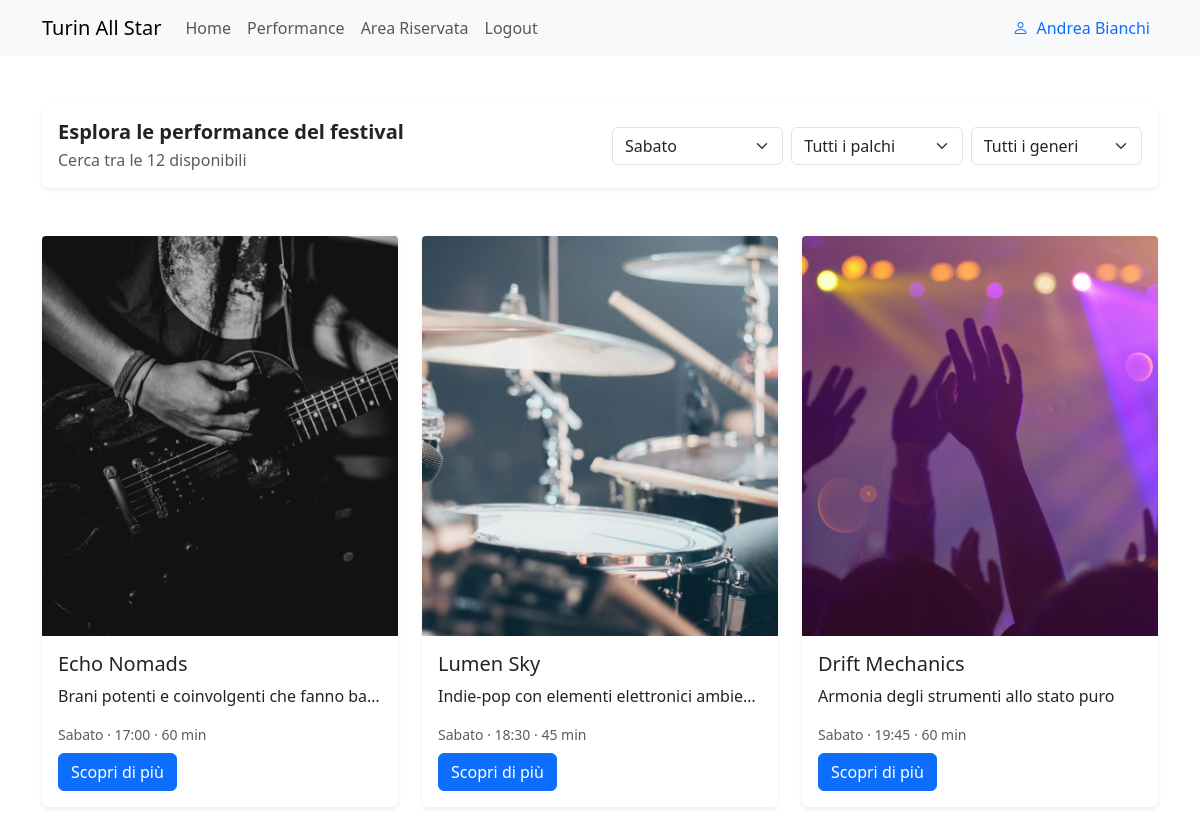
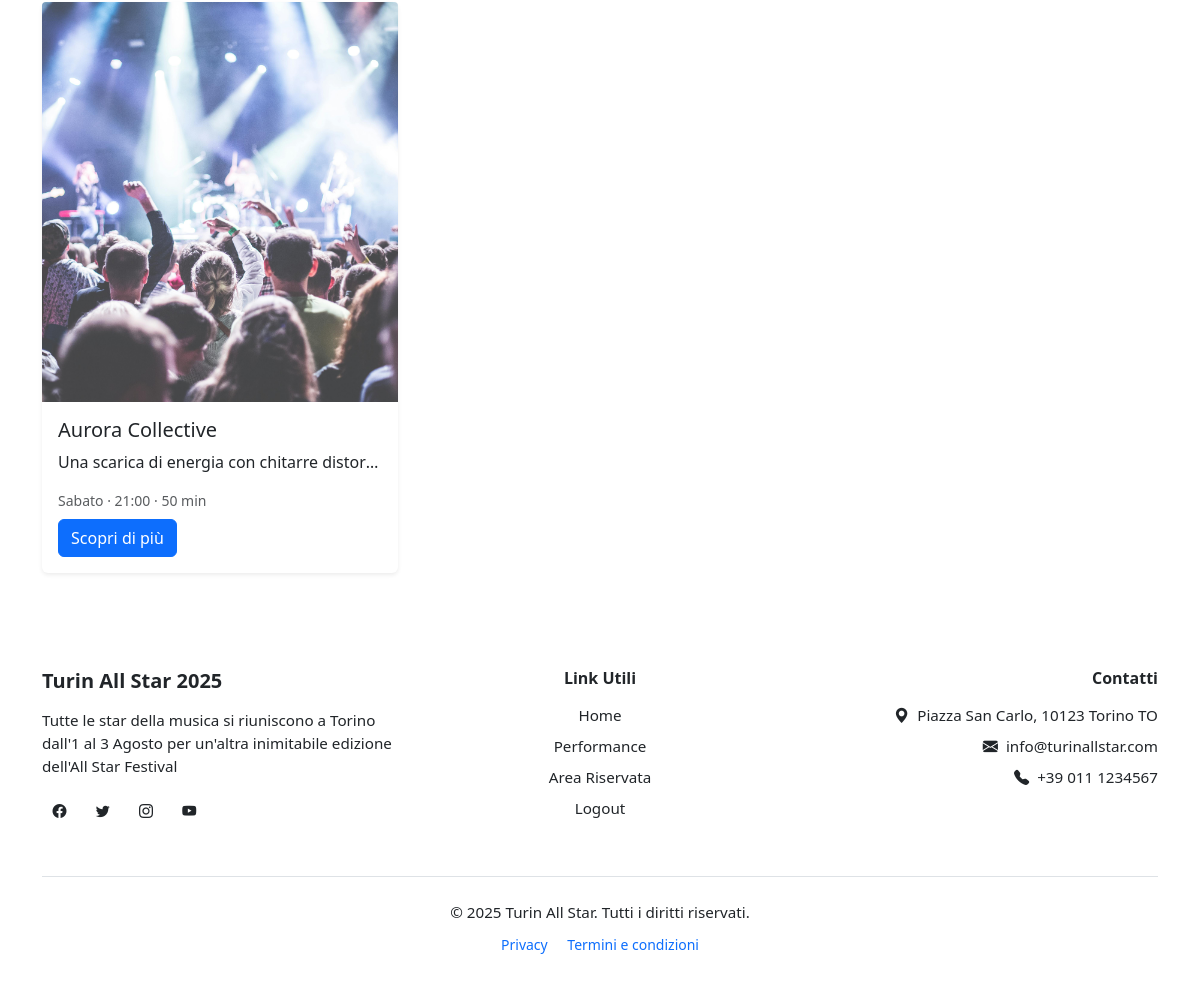
Screenshot of /performances?giorno=Sabato (signed in) with the database file from the repository (2 pictures, top to bottom).
### tables this page shows
CREATE TABLE utenti(
    id INTEGER PRIMARY KEY AUTOINCREMENT,
    nome TEXT NOT NULL,
    cognome TEXT NOT NULL,
    email TEXT UNIQUE NOT NULL,
    password TEXT NOT NULL,
    ruolo TEXT CHECK(ruolo IN('organizzatore','partecipante')) NOT NULL,
    data_registrazione TIMESTAMP DEFAULT CURRENT_TIMESTAMP
);

CREATE TABLE performances(
    id INTEGER PRIMARY KEY AUTOINCREMENT,
    nome_artista TEXT UNIQUE NOT NULL,
    giorno TEXT CHECK(giorno IN('Venerdi','Sabato','Domenica')) NOT NULL,
    orario TEXT NOT NULL,
    durata INTEGER NOT NULL,
    descrizione TEXT NOT NULL,
    palco TEXT CHECK(palco IN('Palco A','Palco B','Palco C')) NOT NULL,
    genere TEXT NOT NULL,
    immagine TEXT NOT NULL,
    pubblicato INTEGER DEFAULT 0,
    id_organizzatore INTEGER NOT NULL,
    data_inserimento TIMESTAMP DEFAULT CURRENT_TIMESTAMP,
    FOREIGN KEY (id_organizzatore) REFERENCES utenti(id)
);

### src/routes/public_routes.py (the view)
@public_bp.route("/performances")
def performances():
    n = performances_dao.get_numero_performance_pubblicate()
    giorno = request.args.get('giorno')
    palco = request.args.get('palco')
    genere = request.args.get('genere')
    filtri_presenti = False
    if giorno in ('Venerdi', 'Sabato', 'Domenica'):
        filtri_presenti = True
    if palco in ('Palco A', 'Palco B', 'Palco C'):
        filtri_presenti = True
    if genere in ('Rock', 'Pop', 'Jazz', 'Electronic', 'Hip-Hop', 'Classica'):
        filtri_presenti = True
    if filtri_presenti:
        performances = performances_dao.get_performances_filtrate(giorno, palco, genere)
    else:
        performances = performances_dao.get_performances_ordinate()
    return render_template("public/performances.html", performances=performances, numero_performance=n)

### src/dao/performances_dao.py (called while the page is built)
def get_db_connection():
    conn = sqlite3.connect(DB_PATH)
    conn.row_factory = sqlite3.Row
    return conn

def get_numero_performance_pubblicate():
    try:
        sql = "SELECT COUNT(*) FROM performances WHERE pubblicato = 1"
        with get_db_connection() as conn:
            cursor = conn.cursor()
            cursor.execute(sql)
            n = cursor.fetchone()[0]
            cursor.close()
        return n
    except sqlite3.Error as e:
        logging.error(f"get_numero_performance_pubblicate: {e}")
        return 0

def get_performances_filtrate(giorno=None, palco=None, genere=None):
    try:
        sql = "SELECT * FROM performances WHERE pubblicato = 1"
        params = []
        if giorno:
            sql += " AND giorno = ?"
            params.append(giorno)
        if palco:
            sql += " AND palco = ?"
            params.append(palco)
        if genere:
            sql += " AND genere = ?"
            params.append(genere)
        with get_db_connection() as conn:
            cursor = conn.cursor()
            cursor.execute(sql, tuple(params))
            performances = cursor.fetchall()
            cursor.close()
        return performances
    except sqlite3.Error as e:
        logging.error(f"get_performances_filtrate: {e}")
        return []

### src/dao/utenti_dao.py (called while the page is built)
def get_db_connection():
    conn = sqlite3.connect(DB_PATH)
    conn.row_factory = sqlite3.Row
    return conn

def get_utente_by_id(id):
    try:
        sql = "SELECT * FROM utenti WHERE id = ?"
        with get_db_connection() as conn:
            cursor = conn.cursor()
            cursor.execute(sql, (id,))
            utente = cursor.fetchone()
            cursor.close()
        return utente
    except sqlite3.Error as e:
        logging.error(f"get_utente_by_id: {e}")
        return None

### src/login.py (called while the page is built)
@login_manager.user_loader
def load_user(id):
    utente = utenti_dao.get_utente_by_id(id)
    if utente is None:
        return None
    return User(
        id=utente["id"],
        nome=utente["nome"],
        cognome=utente["cognome"],
        email=utente["email"],
        password=utente["password"],
        ruolo=utente["ruolo"]
    )

### src/templates/public/performances.html (shortened to what this page needs)
{% extends "base.html" %} {% block title %}Performance{% endblock %}
{% block styles %}
<link
  rel="stylesheet"
  href="{{ url_for('static', filename='css/public/card.css') }}"
/>
{% endblock %}
{% block content %}
<section class="container mt-5 mb-4">
  <div class="card shadow-sm border-0">
    <div class="card-body">
      <form method="get">
        <div class="row align-items-center justify-content-between">
          <div class="col-md-6 mb-3 mb-md-0">
            <h2 class="h5 fw-bold mb-1">Esplora le performance del festival</h2>
            <p class="text-muted mb-0">Cerca tra le {{numero_performance}} disponibili</p>
          </div>
          <div class="col-md-6">
            <div class="row g-2">
              <div class="col-12 col-md-4">
                <select
                  name="giorno"
                  class="form-select"
                  onchange="this.form.submit()"
                >
                  <option value="Sabato" {% if request.args.get('giorno') == 'Sabato' %}selected{% endif %}>Sabato</option>
                </select>
              </div>
              <div class="col-12 col-md-4">
                <select
                  name="palco"
                  class="form-select"
                  onchange="this.form.submit()"
                >
                  <option value="">Tutti i palchi</option>
                </select>
              </div>
              <div class="col-12 col-md-4">
                <select
                  name="genere"
                  class="form-select"
                  onchange="this.form.submit()"
                >
                  <option value="">Tutti i generi</option>
                </select>
              </div>
            </div>
          </div>
        </div>
      </form>
    </div>
  </div>
</section>
<section class="container mt-5">
  <div class="row row-cols-1 row-cols-md-3 g-4">
    {% for perf in performances %}
    <div class="col">
      <div class="card shadow-sm border-0">
        <img
          src="{{ perf['immagine'] }}"
          class="card-img-top no-overflow"
          alt="Immagine performance di {{ perf['nome_artista'] }}"
        />
        <div class="card-body">
          <h5 class="card-title">{{ perf['nome_artista'] }}</h5>
          <p class="card-text">{{ perf['descrizione'] }}</p>
          <p class="text-muted small mb-2">
            {{ perf['giorno'] }} · {{ perf['orario'] }} · {{ perf['durata'] }}
            min
          </p>
          <a
            href="{{ url_for('public.performance', id=perf['id']) }}"
            class="btn btn-primary"
          >
            Scopri di più
          </a>
        </div>
      </div>
    </div>
    {% endfor %}
  </div>
</section>
{% endblock %}

### src/templates/components/navbar.html (shortened to what this page needs)
<nav class="navbar navbar-expand-lg bg-body-tertiary sticky-top">
  <div class="container">
    <a class="navbar-brand" href="{{ url_for('public.home') }}"
      >Turin All Star</a
    >
    <div class="collapse navbar-collapse" id="navbarNav">
      <ul class="navbar-nav me-auto mb-2 mb-lg-0">
        <li class="nav-item">
          <a
            class="nav-link"
            aria-current="page"
            href="{{ url_for('public.home') }}"
            >Home</a
          >
        </li>
        <li class="nav-item">
          <a class="nav-link" href="{{ url_for('public.performances') }}"
            >Performance</a
          >
        </li>
        <li class="nav-item">
          <a class="nav-link" href="{{ url_for('private.reserved')}}"
            >Area Riservata</a
          >
        </li>
        {% if current_user.is_authenticated %}
        <li class="nav-item">
          <a class="nav-link" href="{{ url_for('auth.logout') }}">Logout</a>
        </li>
        {% endif %}
      </ul>
      {% if current_user.is_authenticated %}
      <a class="text-decoration-none" href="{{ url_for('private.reserved') }}">
      <div class="d-flex align-items-center ms-auto">
        <div class="text-primary d-flex align-items-center gap-2 px-2">
          <i class="bi bi-person"></i>
          <span>{{ current_user.nome }} {{ current_user.cognome }}</span>
        </div>
      </div>
      {% endif %}
      </a>
    </div>
  </div>
</nav>

### src/static/css/public/card.css (style rules this page uses)
.no-overflow { width: 100%; height: 400px; object-fit: cover; border-top-left-radius: 0.25rem; border-top-right-radius: 0.25rem; }
.card-text { white-space: nowrap; overflow: hidden; text-overflow: ellipsis; }

### rows the page displays
utenti: nome "Andrea", cognome "Bianchi"
performances: immagine (picture), nome_artista "Echo Nomads", descrizione "Brani potenti e coinvolgenti che fanno ba…", giorno "Sabato", orario "17:00", durata "60"
performances: immagine (picture), nome_artista "Lumen Sky", descrizione "Indie-pop con elementi elettronici ambient.", giorno "Sabato", orario "18:30", durata "45"
performances: immagine (picture), nome_artista "Drift Mechanics", descrizione "Armonia degli strumenti allo stato puro", giorno "Sabato", orario "19:45", durata "60"
performances: immagine (picture), nome_artista "Aurora Collective", descrizione "Una scarica di energia con chitarre distor…", giorno "Sabato", orario "21:00", durata "50"

### other values shown
{{ numero_performance }} "12"
